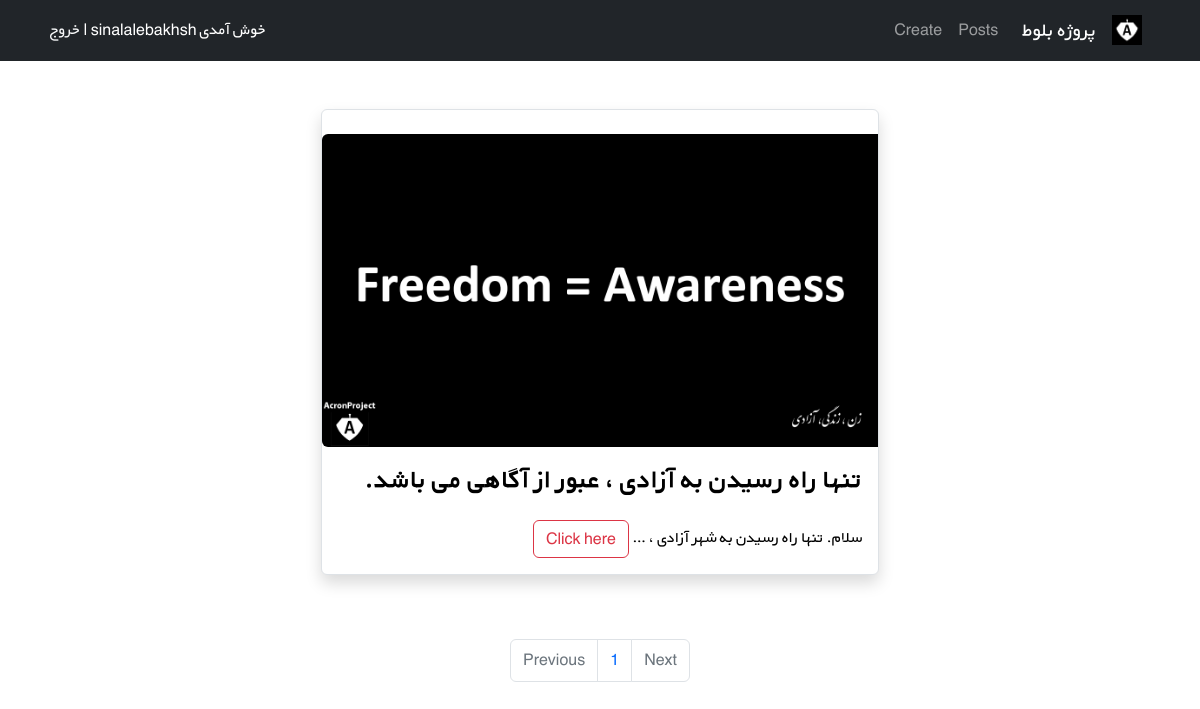
The page /posts/ (signed in) on the database its author committed.
### posts/models.py (models this page shows, shortened)
class Post(models.Model):
    user = models.ForeignKey(get_user_model(), on_delete=models.CASCADE)
    title = models.CharField(max_length=200)
    description = models.TextField()
    cover = models.ImageField(upload_to='covers/', blank=True)
    def get_absolute_url(self):
        return reverse("post_detail", args=[self.id])

### posts/views.py (the view)
# urls.py: path('', PostListView.as_view(), name="post_list"),
class PostListView(LoginRequiredMixin, generic.ListView):
    model = Post
    paginate_by = 4
    template_name = 'post/post_list.html'
    context_object_name = 'posts'

### posts/templates/post/post_list.html (shortened to what this page needs)
{% extends '_base.html' %}
{% block content %}
<div class="container" >
    {% for post in posts  %}
        <div class="d-flex justify-content-center">
            <div class="card col-xl-6  col-lg-6 col-md-8 col-sm-10 col-xs-6 m-sm-5 border rounded pt-4 shadow"
                dir="rtl">
                {% if post.cover %}
                    <a href="{{ post.get_absolute_url }}">
                        <img  src="{{ post.cover.url }}" class="img-fluid rounded-start" alt="..."  >
                    </a>
                {% else %}
                    <a href="{{ post.get_absolute_url }}">
                        <img  src="/static/pages/sinalalebakhsh.jpg" class="img-fluid rounded-start" alt="...">
                    </a>
                {% endif %}
                <div class="card-body">
                    <a href="{{ post.get_absolute_url }}"
                        class="text-decoration-none"
                        style="color:#000000;">
                        <h3 class="card-title" ><strong>{{ post.title | capfirst }}</strong></h3>
                        <p class="card-text pt-3">{{ post.description | truncatewords:8 }}
                    </a>
                    <a class="btn btn-bg btn-outline-danger" href="{{ post.get_absolute_url }}">Click here</a>
                </div>
            </div>
        </div>
    {% endfor %}
</div>
<ul class="pagination justify-content-center mt-3">
    {% if page_obj.has_previous %}
        <li class="page-item"><a class="page-link" href="?page={{ page_obj.previous_page_number }}">Previous</a></li>
    {% else %}
        <li class="page-item disabled"><a class="page-link" href="">Previous</a></li>
    {% endif %}
    <li class="page-item"><a class="page-link" href="#">{{ page_obj.number }}</a></li>
    {% if page_obj.has_next %}
        <li class="page-item"><a class="page-link" href="?page={{ page_obj.next_page_number }}">Next</a></li>
    {% else %}
        <li class="page-item disabled"><a class="page-link" href="#">Next</a></li>
    {% endif %}
  </ul>
{% endblock content %}

### static/css/style.css (style rules this page uses)
* { font-family: 'BYekan', sans-serif; line-height: 1.8rem; }

### rows shown on the page
Post: cover (picture), title "تنها راه رسیدن به آزادی ، عبور از آگاهی می باشد.", description "سلام. تنها راه رسیدن به شهر آزادی ، …"

### other values the page prints
{{ page_obj.number }} "1"
